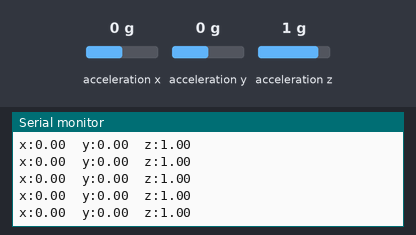
Bench run of a sketch on a simulated Arduino Uno, built with avr-gcc and run on an emulated ATmega328P. Shown: the last lines printed to the serial monitor. Inputs (shaded band) come from the test bench; at power-on: acceleration x 0 g, acceleration y 0 g, acceleration z 1 g.

Above: at 1.3 s.
1.4 s: acceleration x set to -1.4 g
At 1.45 s:
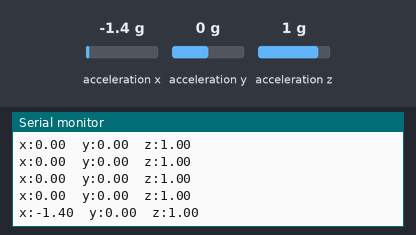
2.9 s: acceleration y set to -1.4 g
At 2.9 s:
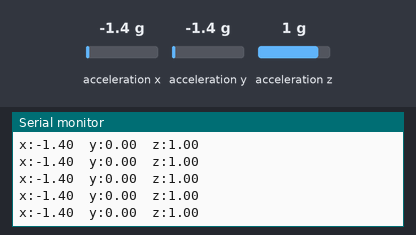
4.4 s: acceleration z set to -1.4 g
At 4.44 s:
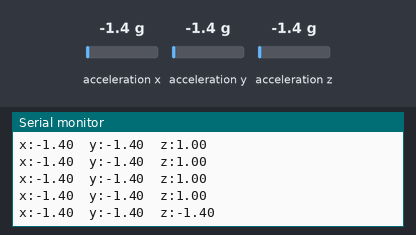

Measured:
- after the input at 1.4 s, the serial monitor: prints a new line at once (image 1)
- after the input at 4.4 s, the serial monitor: prints a new line at once (image 3)

The sketch:

1_Accelerometer-i2c-basic.ino
```cpp
// Simplified example -- see video for details.
// This example shows the 3 axis acceleration.

//you need all four  of these declarations
#include "LIS3DHTR.h"
#include <Wire.h>
LIS3DHTR<TwoWire> LIS; //IIC
#define WIRE Wire

#define I2C_SDA 23
#define I2C_SCL 22

void setup() {

  // woah! look at the BAUD rate
    Serial.begin(115200); // change plotter or serial monitor
    while (!Serial) {}; // for testing not production - this BLOCKS forever is no serial

    // variables you need to init accellerometer
    LIS.begin(WIRE, 0x19); //IIC init
    delay(100); // give it a moment to start

    LIS.setFullScaleRange(LIS3DHTR_RANGE_2G); //sensitivity
    LIS.setOutputDataRate(LIS3DHTR_DATARATE_50HZ); // data rate
    LIS.setHighSolution(true); //High solution enable


    Serial.println("setup complete");

}

void loop() {
    if (!LIS) {
        Serial.println("LIS3DHTR didn't connect.");
        while (1);
        return;
    }
    //3 axis
    Serial.print("x:"); Serial.print(LIS.getAccelerationX()); Serial.print("  ");
    Serial.print("y:"); Serial.print(LIS.getAccelerationY()); Serial.print("  ");
    Serial.print("z:"); Serial.println(LIS.getAccelerationZ());

    delay(50);
}
```
